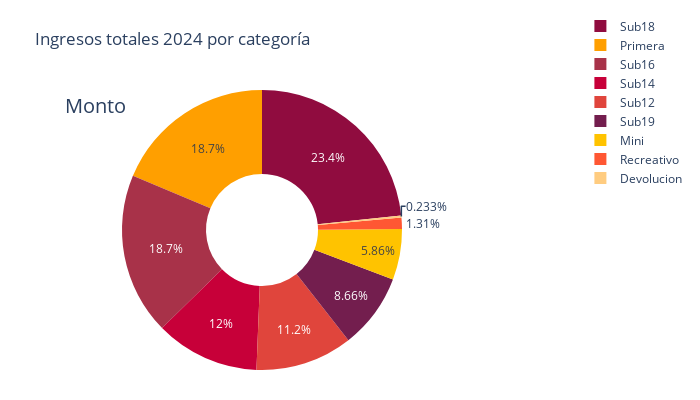

Notebook cell for this chart:
### Code cell
# Sumar los montos por categoría
ingresos_por_categoria = ingresos_voley.groupby('CATEGORIA')[['MONTO']].sum().reset_index()

# Datos para el gráfico
pie1_list = ingresos_por_categoria.MONTO
labels = ingresos_por_categoria.CATEGORIA

# Definir la paleta de colores
colors = ['#FFCC80', '#FFC300','#FF9F00', '#FF5733', '#E0453C', '#C70039', '#A83249', '#900C3F', '#731E4E', '#581845']

# Crear la figura de gráfico circular (Pie)
fig = go.Figure(
    data=[
        go.Pie(
            values=pie1_list,
            labels=labels,
            domain={"x": [0, 0]},
            name="Ingresos totales",
            hoverinfo="label+percent+name",
            hole=0.4,  # Hacer un gráfico de dona (agregar un hueco en el centro)
            marker={'colors': colors}  # Aplicar la paleta de colores
        )
    ],
    layout={
        "title": "Ingresos totales 2024 por categoría",
        "annotations": [
            {
                "font": {"size": 20},
                "showarrow": False,
                "text": "Monto",
                "x": 0.0,
                "y": 1.0
            },
        ],
        # Ajustar el tamaño del gráfico
        "width": 700,  # Ajusta el ancho
        "height": 400,  # Ajusta la altura
        # Modificar márgenes para reducir el espacio blanco
        "margin": {"l": 50, "r": 50, "t": 50, "b": 30},
        # Ajustar la leyenda para que esté más cerca del gráfico
        "legend": {
            "x": 1.3,  # Posición X de la leyenda
            "y": 1.28,    # Posición Y de la leyenda
            "orientation": "v"  # Poner la leyenda en vertical
        }
    }
)
# Mostrar el gráfico
fig.show()
pio.write_html(fig, 'Ingresos2024_v.html', auto_open=True)

### Figure 1 — Plotly figure (JSON) as saved in the notebook; plotly's stock layout.template omitted (floating-point values rounded to 4 significant figures)
{"data": [{"domain": {"x": [0, 0]}, "hole": 0.4, "hoverinfo": "label+percent+name", "labels": ["Devolucion", "Mini", "Primera", "Recreativo", "Sub12", "Sub14", "Sub16", "Sub18", "Sub19"], "marker": {"colors": ["#FFCC80", "#FFC300", "#FF9F00", "#FF5733", "#E0453C", "#C70039", "#A83249", "#900C3F", "#731E4E", "#581845"]}, "name": "Ingresos totales", "type": "pie", "values": [20000, 501900, 1599950, 112000, 961100, 1030050, 1599550, 2000650, 741850]}], "layout": {"annotations": [{"font": {"size": 20}, "showarrow": false, "text": "Monto", "x": 0, "y": 1}], "height": 400, "legend": {"orientation": "v", "x": 1.3, "y": 1.28}, "margin": {"b": 30, "l": 50, "r": 50, "t": 50}, "title": {"text": "Ingresos totales 2024 por categoría"}, "width": 700}}
